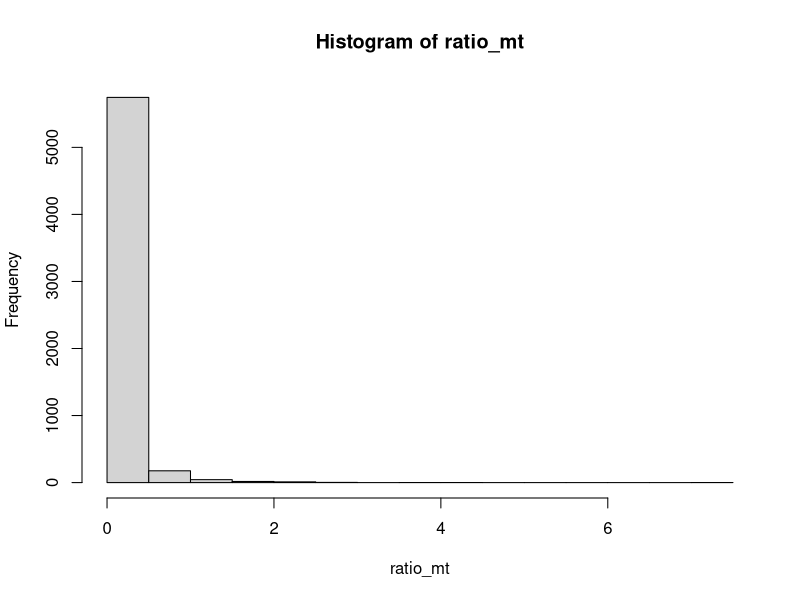
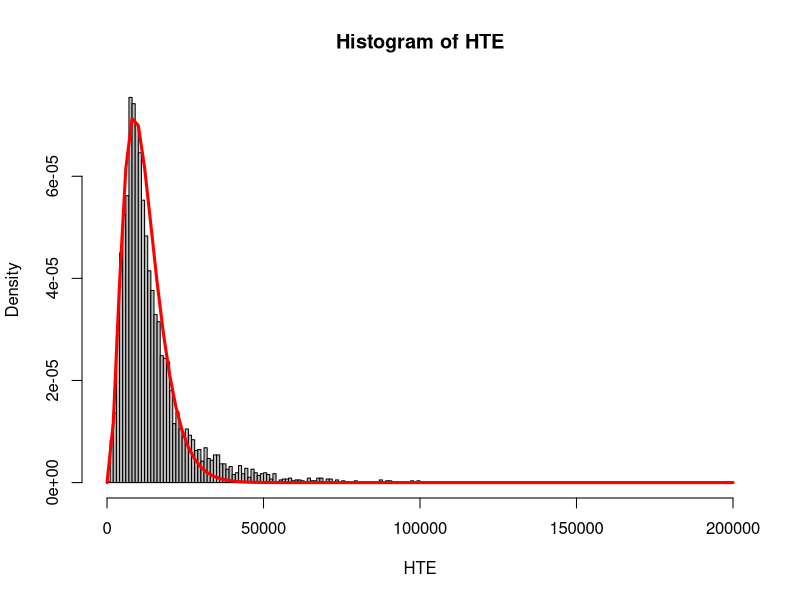

Write the R code that produced these figures, in order. (Note: this script raises an error after producing the figures.)
# Partners: Jerry Yang, Mike Bocker, and David Carey

# Point #1: A .csv file with the dataset.
# Point #2: A long, well-commented script that loads the dataset, explores it, and
# does all the analysis.
# Point #3: A shorter .Rmd with compiled .pdf or .html file that presents highlights
# in ten minutes.
# Point #4: A one-page handout that explains the dataset and summarizes the analysis.

# The following analysis concerns a dataset on annual expenditures in Vietnamese
# households of varying demographic characteristics. The dataset
# was retrieved from https://vincentarelbundock.github.io/Rdatasets/datasets.html and
# is described as "Medical Expenses in Viet-nam (household Level)".

# If not yet downloaded, download the ggplot2 library by running the following line,
# which is commented out:
# install.packages("ggplot2")
# Load up the ggplot2 library
library("ggplot2")

# Similarly, download/load up the stats4 library with the following lines:
# install.packages("stats4")
library("stats4")

# Load the .csv file into a data frame.
df <- read.csv("VietNamH.csv"); head(df);  nrow(df)
# Point #5: A dataframe.
# Point #6: At least two categorical or logical columns.
# Point #7: At least two numeric columns.
# Point #8: At least 20 rows.
# Point #9: A data set with lots of columns, allowing comparison of many different
# variables.
# Point #10: A data set that is so large that it can be used as a population from which
# samples are taken.

# We first check the data frame for missing values.
sapply(df, function(x) all(sum((is.na(x))) == 0))

# This shows that the lnexp12m column is the only column with NA entries, so we examine
# this. Extracting the rows with such values, we see that they also always have 0 in the
# lnmed column.
na_rows <- df[is.na(df$lnexp12m),]; head(na_rows)
sum (na_rows$lnmed)  == 0

# In fact, we see that every entry has the same value for these columns.
nrow(df[(df$lnmed == df$lnexp12m),]) == nrow(df)

# Hence, we decide to assign a value of 0 to all NA values.
df[is.na(df)] <- 0; head(df); nrow(df)

# One of our primary interests with this dataset is whether any demographic variables
# correlate with the ratio between a household’s medical expenditure and total spending,
# as a possible indicator of things like disproportionate financial stress. Hence, we
# create a vector for this ratio. Note that since the dataset stores various expenditures
# as their natural log, dividing these columns will not give us the desired proportion,
# but rather resembles the change of base formula. Instead, we take the exponential of
# the two columns and then divide them.
ratio_mt <- exp(df$lnmed) / exp(df$lntotal); head(ratio_mt)

# First, let's observe the histogram of this ratio.
hist(ratio_mt, breaks = "Sturges", freq = NULL)
# Point #11: A histogram.

# Note that some of these values are greater than 1, meaning that a household’s medical
# expenditure is greater than its total expenditure. That is no good! For the purposes of this 
# analysis, the total expenditure should be at least equal to the sum of food and medical 
# expenditures, and likely greater.

# Hence, we remove the 286 rows for which the sum of the food and medical
# expenditures exceeds total household expenditure. Much of our analysis to follow
# deals with the ratio of medical expenditure to total expenditure, and rows such as
# these serve as stark outliers to the data we observe. Fortunately, just 286 out of
# 5999 of rows have this odd property, so removing them results in a relatively
# negligible decrease in sample size..
df <- df[exp(df$lnmed) + exp(df$lnrlfood) < exp(df$lntotal),]
head(df); nrow(df)

# Now that we have a dataframe primed for analysis, we can extract the columns,
# adding additional columns for the exponential of the numeric columns with logs.

# Extract the columns, adding additional columns for the exponential of the numeric columns with logs.
# Gender of household head:
sex <- df$sex; head(sex)
# Age of household head:
age <- df$age; head(age)
# Number of years of schooling of household head:
educyr <- df$educyr; head(educyr)
# Logical column for whether household is a farm:
farm <- df$farm; head(farm)
# Logical column for whether household is urban:
urban <- df$urban; head(urban)
# Number of people in household:
hhsize <- df$hhsize; head(hhsize)
# Log of household total expenditure:
lntotal <- df$lntotal; head(lntotal)
# Household total expenditure:
HTE <- exp(df$lntotal); head(HTE)
# Log of household medical expenditure:
lnmed <- df$lnmed; head(lnmed)
# Household medical expenditure:
HME <- exp(df$lnmed); head(HME)
# Log of household food expenditure:
lnrlfood <- df$lnrlfood; head(lnrlfood)
# Household food expenditure:
HFE <- exp(df$lnrlfood); head(HFE)
# Identical to log of household total expenditure:
lnexp12m <- df$lnexp12m; head(lnexp12m)
# Commune number of participant's home:
commune <- df$commune; head(commune)

# It will also be helpful to extract two-level categorical columns (e.g. “yes”/ “no”)
# as logical vectors.
# True/1 for female:
isfemale <- (as.numeric(sex == "female")); head(isfemale)
# True/1 for farm:
hasfarm <- (as.numeric(farm == "yes")); head(hasfarm)
# True/1 for urban:
isurban <- (as.numeric(urban == "yes")); head(isurban)

# In addition, let's make a new vector for the ratio of medical to total expenditure
# now that our dataset is appropriately-adjusted.
ratio_mt <- HME / HTE; head(ratio_mt)

# To begin, we create a histogram of total expenditures (NOT ln of total expenditures).
hist(HTE, breaks = 'fd', freq = FALSE, col = 'gray')
# By inspection, we observe that this histogram appears to resemble a gamma
# distribution and quickly derive parameters that produce a good fit.
curve(dgamma(x, 3.6, rate = 0.0003),  col = 'red', lwd = 3, add = TRUE)
# Point # 12: A probability density graph overlaid on a histogram.

# When we attempted to test the accuracy of these parameters with chi square, we ran
# into an error with this code:
Func_Expec <- function(x) x*dgamma(x, shape = 3.6, rate = 0.0003) 
Expected <- integrate(Func_Expec, lower = 0, upper = Inf); Expected
Func_Var <- function(x) ((x-Expected)^2)*dgamma(x, shape = 3.6, rate = 0.0003)
variance <- integrate(Func_Var, lower = 0, upper = Inf); variance
# We were unable to integrate to find the expected value and variance of the
# distribution given these parameters. After conducting research into the error, it was
# determined that the integration most likely diverges and is therefore not a good fit
# for household total expenditure data, the expected value/mean of which should be:
mean(HTE) # 14817.26
# Point #13: Appropriate use of integration to calculate a significant result.
# Point #14: Appropriate use of R functions for a probability distribution other than
# binomial, normal, or chi-square.

# Next, we create histogram of the natural log of total expenditures
hist(lntotal, breaks = 'fd', freq = FALSE, col = 'gray')
# This resembles a normal distribution
mu <- mean(lntotal); mu
sigma <- sd(lntotal);sigma
curve(dnorm(x, mu, sigma), add = TRUE, col = 'red', lwd = 3)
# Now we can use the central limit theorem to test parameters of this normal distribution.
n <- 50 # Sample size.
N <- 1000; xbars <- numeric(N) # N is the number of samples we take
for (i in 1:N) xbars[i] <- mean(sample(lntotal,n))
# Plot a histogram of the sample means
hist(xbars, breaks = "FD", probability = TRUE, col = 'magenta') 
# Calculate the mean and standard deviation of the sample mean
mu2 <- mean(xbars); mu2; mu # The mean of the sample means is accurate to two
                            # decimal places.
sigma2 <- sd(xbars); sigma2
# Overlay a normal distribution function with these parameters.
curve(dnorm(x, mu2, sigma2),  add = TRUE, col = "black", lwd = 3) 
# Now we want to create a confidence interval for our sample means to show the variance
# of the sample means from our true mean.
x.add <- qnorm(0.975)*(sigma2); x.add 
L <- mu2 - x.add; L
U <- mu2 + x.add; U
curve(dnorm(x,mu2,sigma2), from = 8.9, to = 9.8)
abline(v = c(mu2-x.add,mu2+x.add), col = "red")
abline(v = mu, col = 'blue')
# Now we can take the difference between the true mean and U and L to show that we are
# 95% confident that the sample mean will be within this difference of the true mean.
MaxUpperdiff <- abs(U - mu); MaxUpperdiff
MaxLowerdiff <- abs(L - mu); MaxLowerdiff
# Thus we we can say with 95% confidence that our sample mean will be within
# approximately 0.19... of our true mean, 9.341561. This shows that the mean of our
# data is consistent with CLT and we can assume it is correct. We can also test the
# goodness of fit, by using the built in function qqnorm. If the points in our Q-Q plot
# fall seemingly along a straight line, we know that the normal distribution function
# is a good fit for our data.
qqnorm(lntotal) # And we know that the normal distribution is a good fit for our
                # lntotal data.
# Point #15: Calculation of a confidence interval.
# Point #16: Comparison of analysis by classical methods (chi-square, CLT) and
# simulation methods.

# From these two results, we assume that the purpose of taking the natural log of
# the expenditures was to make the data easier to model. However, for the purpose
# of our project we do not want to use the natural log. This is because we wish to
# analyze the ratio of expenditures and if we were to use the natural log of these
# columns, we would end up with inaccurate results. Thus, we will take the exponent
# of the expenditure columns to calculate the ratio of medical expenditures to total
# expenditures. Additionally, because we will be using the ratio, we will be reducing
# the range of values similar to what the natural log was functioning to do for the
# expenditures. 

# Now we turn to looking for a correlation between the expenditure ratio and demographic
# variables. For some preliminary analysis, we look at the quantitative data (household
# size, age of the household head, and years of education of the household head) and
# attempt to fit a linear regression model to the ratio of medical expenditures to total
# expenditures.

# Using the multiple linear regression model built into R, we will analyze the variables
# household size, age, and years of education as independent variables against the ratio
# of medical expenditures to total expenditures of each household as the dependent
# variable.
regression <- lm(ratio_mt~age+educyr+hhsize);regression
summary(regression)
# The r-squared value of this regression is extremely small, and after plotting a
# scatter plot of the ratio of medical expenditures to total expenditures data, it is
# obvious that this data is not anywhere close to linear, and we therefore cannot use
# a linear regression model for this data.

# We can also see this if we plot the ratio of medical to total expenditures against
# each of the independent variables.
plot(age,ratio_mt)
plot(educyr, ratio_mt)
plot(hhsize, ratio_mt)
# As we suspected, it would not make sense to use regression analysis on this data. 
# Point # 17: Use of linear regression.

# We now turn to looking for a correlation between the expenditure ratio and demographic
# variables. Since we have many data points, a contingency table with the probabilities
# of different conditions is a good starting point. Note that we want the probabilities
# of each column to sum to 1, since otherwise a significant difference in the count of
# different conditions will make relationships hard to discern.

# Construct a function for building contingency tables (with probabilities):
ct_func <- function(fst, snd) {
  prop.table (table (fst, snd), margin = 2) * 100
}

# As a start, we separate data points into those with a medical spending ratio greater
# than average and otherwise.

highratio <- ratio_mt >= mean(ratio_mt)
# On initial glance, there does not seem to be a correlation, as the conditions do not
# seem to impact the percentage of high ratio households.
ct_func (isfemale, highratio)
ct_func (isurban, highratio)
ct_func (hasfarm, highratio)

# However, it is worth noting that at least the urban/farm conditions have discrepate
# numbers of households with expenditures greater than average.
# Point #18: A contingency table.

# Since the ratio of medical expenditure appears to relate to total expenditure, this
# warrants further investigation.
highspender <- HTE >= mean (HTE)
ct_func (isurban, highspender)
ct_func (hasfarm, highspender)
ct_func (isfemale, highspender)
c4 <- ct_func (urban, isfemale); c4 # A lot higher percentage of female household heads in
                                  # urban environment.
c5 <- ct_func (farm, isfemale); c5 # In this case as well. 
# Point #19: Analysis of a contingency table.
# Point #20: Professional-looking software engineering (e.g defining and using your
# own functions).

# Let’s calculate the averages using this function.
meandiff <- function (c1, cNum) {
  AvgT <- sum(cNum*(c1 == TRUE))/sum(c1 == TRUE); AvgT
  AvgF <- sum(cNum*(c1 == FALSE))/sum(c1 == FALSE); AvgF
  ObservedDiff <- AvgT - AvgF
}

m1 <- meandiff (hasfarm, ratio_mt); m1
m2 <- meandiff (isfemale, ratio_mt); m2
m3 <- meandiff (isurban, ratio_mt); m3

# Note that there is a difference here, though it seems rather insignificant. Let’s
# look deeper with a permutation test, defined in the function below.
permu_func <- function (c1, cNum, right_tail = FALSE) {
  # Calculate the observed difference
  AvgT <- sum(cNum*(c1 == TRUE))/sum(c1 == TRUE); AvgT
  AvgF <- sum(cNum*(c1 == FALSE))/sum(c1 == FALSE); AvgF
  ObservedDiff <- AvgT - AvgF
  # To investigate this difference further, we will conduct a one-sided p test.
  # Construct a permuted T/F column for cLog.
  cLog <- sample(c1)
  # Replace with a random sample and calculate the new observed difference.
  # The result should be as likely to be positive/negative.
  RAvgT <- sum(cNum*(cLog == TRUE))/sum(cLog == TRUE); RAvgT
  RAvgF <- sum(cNum*(cLog == FALSE))/sum(cLog == FALSE); RAvgF
  RObservedDiff <- RAvgT - RAvgF
  # Repeat this process 1000 times. Note that this process should take a few moments.
  N <- 50000
  Diffs <- numeric(N)
  for (i in 1:N){
    cLogPermuted <- sample(c1)
    RAvgT <- sum(cNum*(cLogPermuted == TRUE))/sum(cLogPermuted == TRUE)
    RAvgF <- sum(cNum*(cLogPermuted == FALSE))/sum(cLogPermuted == FALSE)
    Diffs[i] <- RAvgT - RAvgF
  }
  # Take the average of the differences with the random samples. This should be extremely close to 0.
  AvgDiffs <- mean(Diffs)
  # Return the p-value for a two-sided test.
  if (right_tail == TRUE) {return ((sum(Diffs <= ObservedDiff) + 1)/(N + 1))}
  else {return ((sum(Diffs >= ObservedDiff) + 1)/(N + 1))}
}

# Applying this to the concerned relationships, we actually get significant p-values.
# Note that this process takes a few moments.

# Left tail test since the observed difference in mean is positive.
permu_func (hasfarm, ratio_mt) # p-value significantly less than 0.05
# Left tail test since the observed difference in mean is positive.
permu_func (isfemale, ratio_mt) # p-value significantly less than 0.05
# Right tail test since the observed difference in mean is negative.
permu_func (isurban, ratio_mt, right_tail = TRUE) # p-value significantly less than 0.05
# Point #21: A permutation test.

# To test the results of the permutation tests, we conduct chi square tests for each
# relationship.
# Conduct a chi square test for urban, farm, and sex vs the proportion of medical to
# total expenditures. The ratio needs to be in the form of categorical data, so we
# will use the "highratio" that we have previously defined.
# Use the chi square function to compare urban and farm households to the ratio of
# medical expenditures.
urbandata <- table(isurban, highratio);urbandata
chisq.test(urbandata)
# p-value is significanlty less than 0.05
# Point #22: A p-value or other statistic based on a distribution function.
farmdata <- table(hasfarm, highratio);farmdata
chisq.test(farmdata)
# p-value is significantly less than 0.05
femaleata <- table(isfemale, highratio);femaleata
chisq.test(femaleata)
# p-value is less than 0.05 
# These p-values confirm the results of the permutation test and further support the
# hypothesis that the ratio medical expenditures to total expenditures is not
# independent of the farm, urban, and sex of household head variables.
# Point #23: Use of theoretical knowledge of chi-square, gamma, or beta distributions.

# We can also find the covariance matrix.
df_cov <- df
df_cov$sex <- isfemale
df_cov$farm <- hasfarm
df_cov$urban <- isurban
df_cov
cor(df_cov)
# Point #24: Appropriate use of covariance or correlation.

# But, could there still be a relationship between medical/total expenditure and other
# columns, such as education?
# Let’s construct a barplot representing the average of the medical/total expenditure 
# ratio of the rows in bins of education years for household heads:
EducYrsToRatioMT <- data.frame("EducYrs" = c("01 - 04", "05 - 08", "09 - 12",
                                             "13 - 16", "17+"),
                               "RatioMT" =
                                 c(mean(ratio_mt[educyr < 5]),
                                   mean(ratio_mt[educyr > 4 & educyr < 9]),
                                   mean(ratio_mt[educyr > 8 & educyr < 13]),
                                   mean(ratio_mt[educyr > 12 & educyr < 17]),
                                   mean(ratio_mt[educyr > 16])))
ggplot(data=EducYrsToRatioMT, aes(x=EducYrs, y=RatioMT)) +
  geom_bar(stat="identity", width=0.5, fill="steelblue")
# As greater amounts of education are associated with lower medical/total expenditure
# ratio averages, we have reason to believe that education, and perhaps other
# factors, may relate to this ratio.
# Point #25: Nicely labeled graphics using ggplot, with good use of color, line styles,
# etc., that tell a convincing story.

# Construct a function for constructing visually appealing boxplots side-by-side:
bPlotBuilder <- function (cat, num) {
  BuiltPlot <- ggplot(df, aes(x = cat, y = num)) +
    geom_boxplot(outlier.colour = "red", outlier.shape = 4,
                 outlier.size = 1)
  return(BuiltPlot)
}

# Construct side by side boxplots for male and female medical/total expenditure ratios
bPlotBuilder (sex, ratio_mt) + xlab("sex") + ylab("ratio_mt")
# Construct side by side boxplots for farm/no farm medical/total expenditure ratios
bPlotBuilder (farm, ratio_mt) + xlab("farm") + ylab("ratio_mt")
# Construct side by side boxplots for urban/not urban medical/total expenditure ratios
bPlotBuilder (urban, ratio_mt) + xlab("urban") + ylab("ratio_mt")
# Point #26: A graphical display that is different from those in the class scripts.

# We can also do logistic regression.
linear_regression <- function (c1, c2) {
  MLL<- function(alpha, beta) {
    -sum( log( exp(alpha+beta*c1)/(1+exp(alpha+beta*c1)))*c2
          + log(1/(1+exp(alpha+beta*c1)))*(1-c2))
  }
  
  # Run the model with an initial guess.
  results<-mle(MLL, start = list(alpha = 0, beta = 0))
  results@coef
  
  # Plot our results.
  plot(c1, c2)
  curve(exp(results@coef[1]+results@coef[2]*x)/ (1+exp(results@coef[1]+results@coef[2]*x)),col = "blue", add=TRUE)
}
linear_regression (exp(lntotal), isfemale)
linear_regression (exp(lnmed), isfemale)
linear_regression (lnmed, isfemale)
linear_regression (lntotal, isfemale)
linear_regression (lnmed/lntotal, isfemale)
linear_regression (lnmed/lntotal, isurban)
linear_regression (lnmed, isurban)
linear_regression (lntotal, isurban) 
# Can actually fit a logistical regression curve to this that looks better. However,
# this is not true when we take the exponential of lntotal. 
linear_regression (lntotal, isurban) 
# All in all, there is nothing particular to note from these regressions.

# What if financial circumstances affect our observations on these relationships to
# the ratio between medical expenditure and total expenditure?

# Let's divide up the data into five bins of increasing non-medical expenditure
# per capita.
quant <- quantile ((HTE-HME)/hhsize, probs = seq(0, 1, 0.2))
bin1 <- df[(HTE-HME)/hhsize < quant[2] & (HTE-HME)/hhsize >= quant[1],]; head(bin1)
bin2 <- df[(HTE-HME)/hhsize < quant[3] & (HTE-HME)/hhsize >= quant[2],]; head(bin2)
bin3 <- df[(HTE-HME)/hhsize < quant[4] & (HTE-HME)/hhsize >= quant[3],]; head(bin3)
bin4 <- df[(HTE-HME)/hhsize < quant[5] & (HTE-HME)/hhsize >= quant[4],]; head(bin4)
bin5 <- df[(HTE-HME)/hhsize < quant[6] & (HTE-HME)/hhsize >= quant[5],]; head(bin5)

# First, let's consider the relationship between being female and the ratio
# between medical expenditure and total expenditure in each bin. We will do
# left tail tests to adhere to our previous observations.
ma <- meandiff (as.numeric(bin1$sex == "female"), exp(bin1$lnmed)/exp(bin1$lntotal)); ma
permu_func (as.numeric(bin1$sex == "female"), exp(bin1$lnmed)/exp(bin1$lntotal))
mb <- meandiff (as.numeric(bin2$sex == "female"), exp(bin2$lnmed)/exp(bin2$lntotal)); mb
permu_func (as.numeric(bin2$sex == "female"), exp(bin2$lnmed)/exp(bin2$lntotal))
mc <- meandiff (as.numeric(bin3$sex == "female"), exp(bin3$lnmed)/exp(bin3$lntotal)); mc
permu_func (as.numeric(bin3$sex == "female"), exp(bin3$lnmed)/exp(bin3$lntotal))
md <- meandiff (as.numeric(bin4$sex == "female"), exp(bin4$lnmed)/exp(bin4$lntotal)); md
permu_func (as.numeric(bin4$sex == "female"), exp(bin4$lnmed)/exp(bin4$lntotal), right_tail = TRUE)
me <- meandiff (as.numeric(bin5$sex == "female"), exp(bin5$lnmed)/exp(bin5$lntotal)); me
permu_func (as.numeric(bin5$sex == "female"), exp(bin5$lnmed)/exp(bin5$lntotal))
# We see that there is statistcal significance for the first three bins and the
# final bin. For the fourth bin, since the mean difference was negative, we did a
# right tail test instead, but the difference in this case was not significant.


# Next, let's consider the relationship between living in an urban area and the ratio
# between medical expenditure and total expenditure.
mf <- meandiff (as.numeric(bin1$urban == "yes"), exp(bin1$lnmed)/exp(bin1$lntotal)); mf
permu_func (as.numeric(bin1$urban == "yes"), exp(bin1$lnmed)/exp(bin1$lntotal))
mg <- meandiff (as.numeric(bin2$urban == "yes"), exp(bin2$lnmed)/exp(bin2$lntotal)); mg
permu_func (as.numeric(bin2$urban == "yes"), exp(bin2$lnmed)/exp(bin2$lntotal))
mh <- meandiff (as.numeric(bin3$urban == "yes"), exp(bin3$lnmed)/exp(bin3$lntotal)); mh
permu_func (as.numeric(bin3$urban == "yes"), exp(bin3$lnmed)/exp(bin3$lntotal))
mi <- meandiff (as.numeric(bin4$urban == "yes"), exp(bin4$lnmed)/exp(bin4$lntotal)); mi
permu_func (as.numeric(bin4$urban == "yes"), exp(bin4$lnmed)/exp(bin4$lntotal))
mj <- meandiff (as.numeric(bin5$urban == "yes"), exp(bin5$lnmed)/exp(bin5$lntotal)); mj
permu_func (as.numeric(bin5$urban == "yes"), exp(bin5$lnmed)/exp(bin5$lntotal))
# Doing all left tail tests, we see that there is statistical significance for the
# first three bins, but not for the fourth and fifth, which correlate to high
# non-medical expenditure per capita.

# Finally, let's consider the relationship between living on a farm and the ratio
# between medical expenditure and total expenditure in each bin.
mk <- meandiff (as.numeric(bin1$farm == "yes"), exp(bin1$lnmed)/exp(bin1$lntotal)); mk
permu_func (as.numeric(bin1$farm == "yes"), exp(bin1$lnmed)/exp(bin1$lntotal), right_tail = TRUE)
ml <- meandiff (as.numeric(bin2$farm == "yes"), exp(bin2$lnmed)/exp(bin2$lntotal)); ml
permu_func (as.numeric(bin2$farm == "yes"), exp(bin2$lnmed)/exp(bin2$lntotal), right_tail = TRUE)
mm <- meandiff (as.numeric(bin3$farm == "yes"), exp(bin3$lnmed)/exp(bin3$lntotal)); mm
permu_func (as.numeric(bin3$farm == "yes"), exp(bin3$lnmed)/exp(bin3$lntotal), right_tail = TRUE)
mn <- meandiff (as.numeric(bin4$farm == "yes"), exp(bin4$lnmed)/exp(bin4$lntotal)); mn
permu_func (as.numeric(bin4$farm == "yes"), exp(bin4$lnmed)/exp(bin4$lntotal))
mo <- meandiff (as.numeric(bin5$farm == "yes"), exp(bin5$lnmed)/exp(bin5$lntotal)); mo
permu_func (as.numeric(bin5$farm == "yes"), exp(bin5$lnmed)/exp(bin5$lntotal), right_tail = TRUE)
# Doing a right tail test for the fourth bin and a left tail test for the others, we
# only find statistically significant results for the first three bins.
# Point #27: Appropriate use of quantiles to compare distributions.